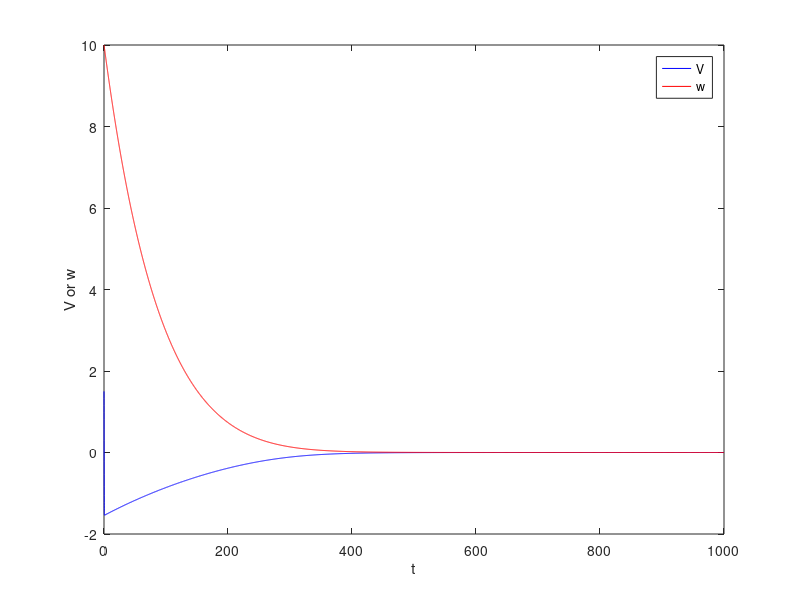
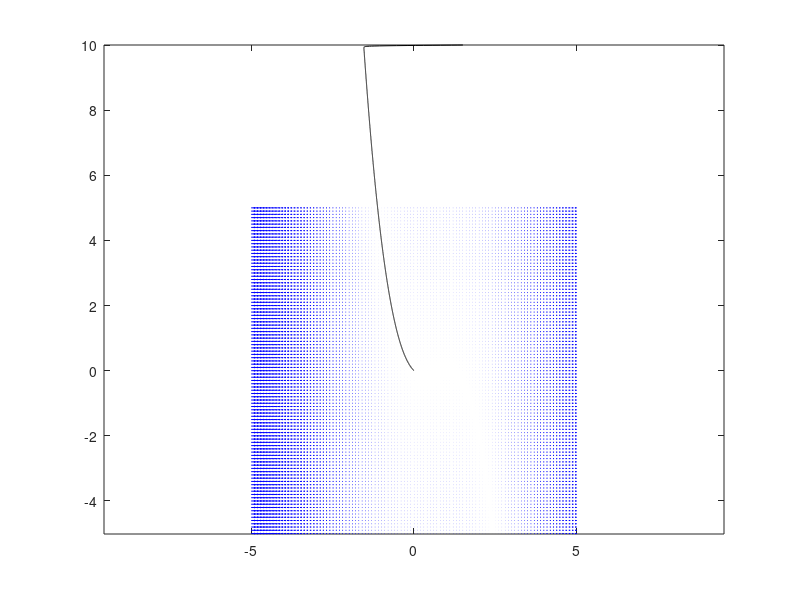

Source code (MATLAB) for these figures, in order: (Note: this script raises an error after producing the figures.)
clear;clc;close all;

%% constant
I = 0;
a = 1;
b = 0.01;
c = 0.01;
%% analysis
tau = - ( a + c );
delta = a * c + b;
parabola = tau^2 - 4 * delta;
lamda_1 = (tau + parabola^(1/2))/2;
lamda_2 = (tau - parabola^(1/2))/2;

%% use ode45 to solve ODEs
% 2-variable-1-order linear ODEs, y(1) y(2)分别代表V w
FitzHugh_Nagumo_model_2 = @(t,y)...
    [-y(1).^3+(a+1).*y(1).^2-a.*y(1)-y(2)+I;...
    b.*y(1)-c.*y(2);];
range_of_t = [0,1000];
y_0 = [1.5 10]; % you can change y_0 to have a little fun
[t,y] = ode45(FitzHugh_Nagumo_model_2,range_of_t,y_0);

% 画V-t图和w-t图
figure(1)
plot(t,y(:,1),'blue');
hold on;
plot(t,y(:,2),'red');
xlabel('t');
ylabel('V or w');
legend('V','w');

% draw V-w
figure(2)
plot(y(:,1),y(:,2),'black'); % below ranges all come from the size of the limit cycle
hold on;
axis equal;

% draw vector field
step = 0.1; % empirical
range = 5;
[x_1,y_1] = meshgrid(- range:step:range,-range:step:range); % x_1代表V，y_1代表w
V_derivative = - x_1.^3 + (a+1).*x_1.^2 - a.*x_1 - y_1 + I;
w_derivative = b.*x_1 - c.*y_1;
quiver(x_1,y_1,V_derivative,w_derivative,'blue');

% draw nullclines
V_derivative_syms = @(V,w) - V.^3 + (a+1).*V.^2 - a.*V - w + I;
w_derivative_syms = @(V,w) b*V - c*w;
range = 7;
fimplicit(V_derivative_syms,[-range range],'green');
fimplicit(w_derivative_syms,[-range range],'red');
xlabel('V');
ylabel('w');

% legend
legend('w-V，即二元一阶线性ODE组的解在相空间中的图像,在此情况下为limit cycle',...
    'vector filed，向量横坐标为dV/dt，向量纵坐标为dw/dt',...
    'V-nullcline，即dV/dt=0，即向量横坐标为0',...
    'w-nullcline，即dw/dt=0，即向量纵坐标为0');